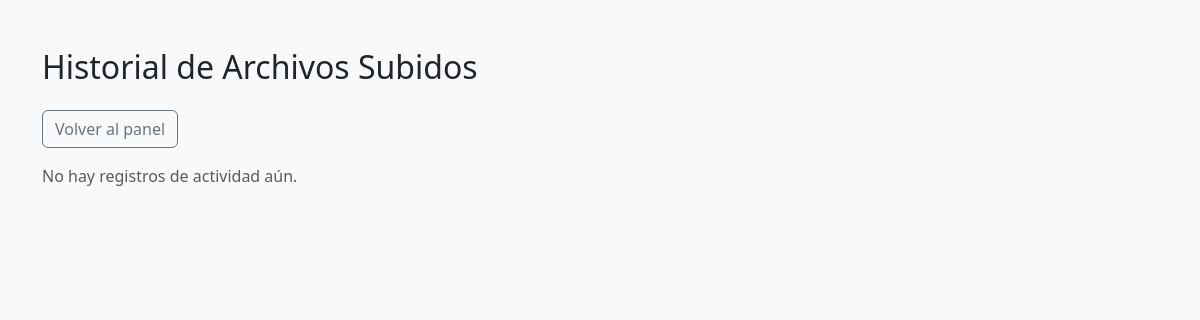
/historial (signed in), run on an earlier commit of the app's database.
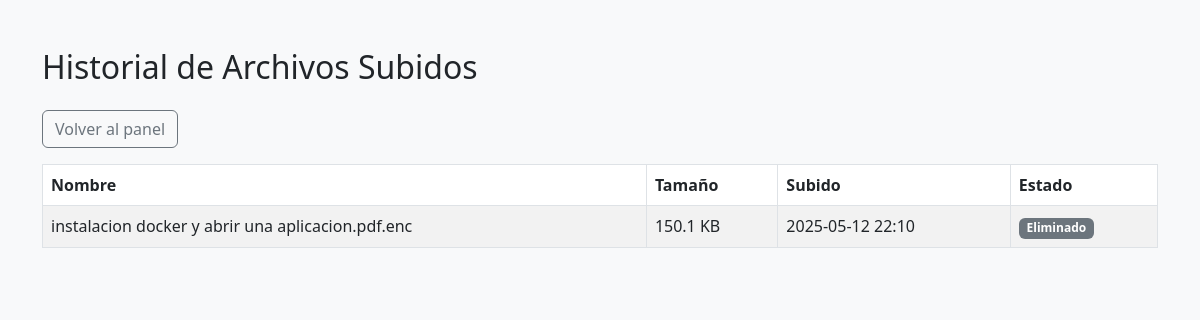
And on a later commit of the database.
### app/database.py (models this page shows)
class Backup(db.Model):
    id = db.Column(db.Integer, primary_key=True)
    filename = db.Column(db.String(255), nullable=False)
    size_kb = db.Column(db.Float, nullable=False)
    timestamp = db.Column(db.DateTime, nullable=False)
    user_id = db.Column(db.Integer, db.ForeignKey('user.id'), nullable=False)
    user = db.relationship('User', backref='backups')

### app/routes.py (the view)
@main.route("/historial")
@login_required
def historial():
    backups = Backup.query.filter_by(user_id=current_user.id).order_by(Backup.timestamp.desc()).all()
    registros = []
    for b in backups:
        full_path = os.path.join(current_app.config["UPLOAD_FOLDER"], b.filename)
        existe = os.path.isfile(full_path)
        registros.append({
            "name": b.filename,
            "size": f"{b.size_kb:.1f} KB",
            "date": b.timestamp.strftime('%Y-%m-%d %H:%M'),
            "status": "Disponible" if existe else "Eliminado"
        })
    return render_template("historial.html", registros=registros)

### app/database.py (called while the page is built)
@login_manager.user_loader
def load_user(user_id):
    return User.query.get(int(user_id))

### app/templates/historial.html (shortened to what this page needs)
<!DOCTYPE html>
<html lang="es">
<head>
    <link href="https://cdn.jsdelivr.net/npm/bootstrap@5.3.0/dist/css/bootstrap.min.css" rel="stylesheet">
</head>
<body class="bg-light">
<div class="container py-5">
    <h2 class="mb-4">Historial de Archivos Subidos</h2>
    <p><a href="{{ url_for('main.index') }}" class="btn btn-outline-secondary">Volver al panel</a></p>
    {% if registros %}
    <table class="table table-bordered table-striped">
        <thead>
            <tr>
                <th>Nombre</th>
                <th>Tamaño</th>
                <th>Subido</th>
                <th>Estado</th>
            </tr>
        </thead>
        <tbody>
            {% for r in registros %}
            <tr>
                <td>{{ r.name }}</td>
                <td>{{ r.size }}</td>
                <td>{{ r.date }}</td>
                <td>
                    {% if r.status == "Disponible" %}
                        <span class="badge bg-success">{{ r.status }}</span>
                    {% else %}
                        <span class="badge bg-secondary">{{ r.status }}</span>
                    {% endif %}
                </td>
            </tr>
            {% endfor %}
        </tbody>
    </table>
    {% else %}
        <p class="text-muted">No hay registros de actividad aún.</p>
    {% endif %}
</div>
</body>
</html>

What changed in the data, as far as the page shows it:
added Backup: name "instalacion docker y abrir una aplicacion.pdf.enc", size "150.1 KB", date "2025-05-12 22:10", status "Eliminado"
Also different on the page:
text no longer shown: "No hay registros de actividad aún."
text now shown: "Nombre Tamaño Subido Estado"
